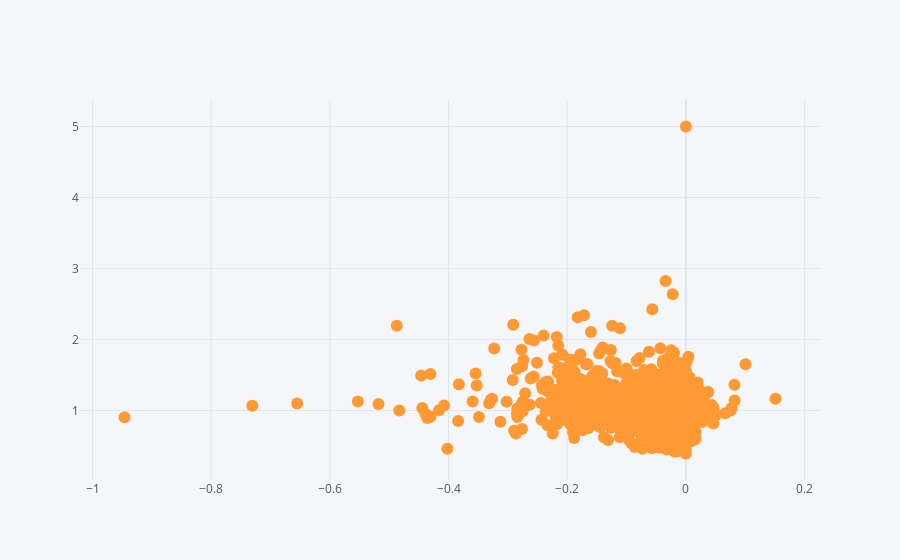

Notebook code for this chart:
### Code cell
df_low.iplot(kind='scatter', mode='markers', x='macd', y='ratio')

### Figure 1 — Plotly figure (JSON) as saved in the notebook; plotly's stock layout.template omitted (floating-point values rounded to 4 significant figures; data arrays with more than 128 entries replaced by an {"elided": "..."} marker saying what was removed)
{"data": [{"line": {"color": "rgba(255, 153, 51, 1.0)", "dash": "solid", "shape": "linear", "width": 1.3}, "marker": {"size": 12, "symbol": "circle"}, "mode": "markers", "name": "ratio", "text": "", "type": "scatter", "x": {"elided": "10366 float values"}, "y": {"elided": "10366 float values"}}], "layout": {"legend": {"bgcolor": "#F5F6F9", "font": {"color": "#4D5663"}}, "paper_bgcolor": "#F5F6F9", "plot_bgcolor": "#F5F6F9", "title": {"font": {"color": "#4D5663"}}, "xaxis": {"gridcolor": "#E1E5ED", "showgrid": true, "tickfont": {"color": "#4D5663"}, "title": {"font": {"color": "#4D5663"}, "text": ""}, "zerolinecolor": "#E1E5ED"}, "yaxis": {"gridcolor": "#E1E5ED", "showgrid": true, "tickfont": {"color": "#4D5663"}, "title": {"font": {"color": "#4D5663"}, "text": ""}, "zerolinecolor": "#E1E5ED"}}}
